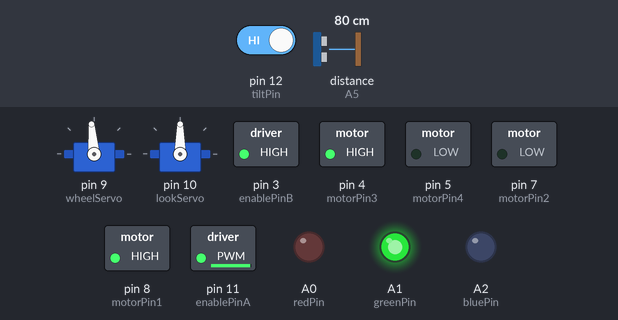
Recording of a sketch running on a simulated Arduino Uno, built with avr-gcc and run on an emulated ATmega328P. Parts: 2 × servo, switched loads named in the sketch (green lamp = pin HIGH), output pins drawn as LEDs (lit = HIGH). Inputs (shaded band) come from the test bench; at power-on: distance to the obstacle (sensor on A5) 80 cm, pin 12 (tiltPin) HIGH. The echo pulse lasts 58.3 µs per cm; what the sketch prints to the serial monitor is not drawn.

Above: at 8.4 s.
8.5 s: distance to the obstacle (sensor on A5) set to 23 cm
10.0 s: distance to the obstacle (sensor on A5) set to 19 cm
At 10.8 s:
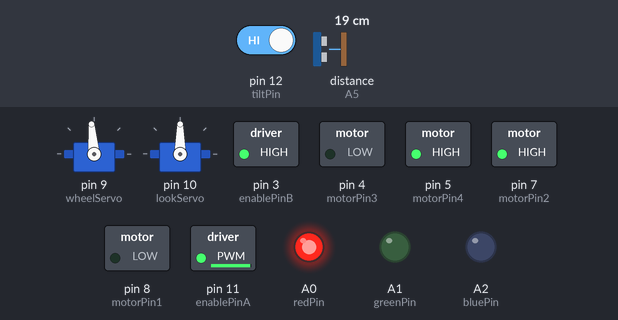
13.0 s: distance to the obstacle (sensor on A5) set to 35 cm
At 14.3 s:
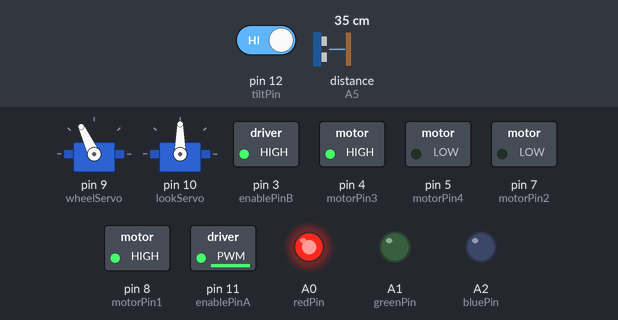
16.0 s: pin 12 (tiltPin) driven LOW
At 16.6 s:
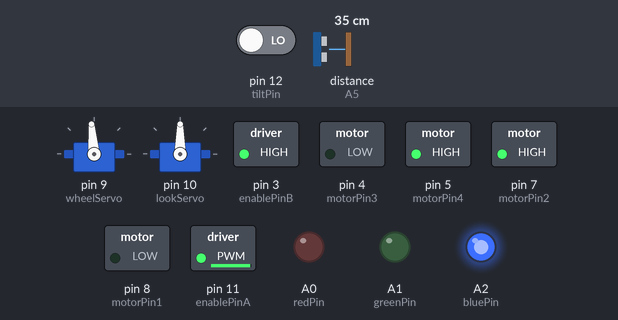
19.0 s: distance to the obstacle (sensor on A5) set to 2 cm
At 22.8 s:
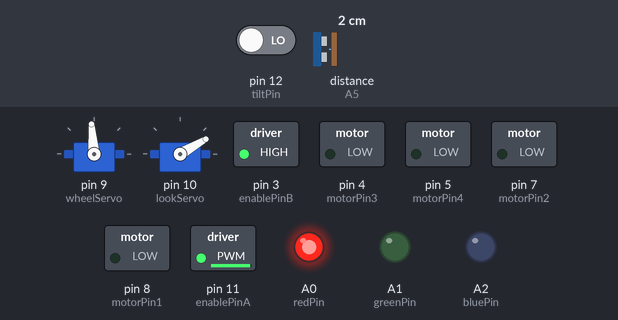
Timing chart, 0 to 23.0 s (numbered marks = the images above; inputs shaded):
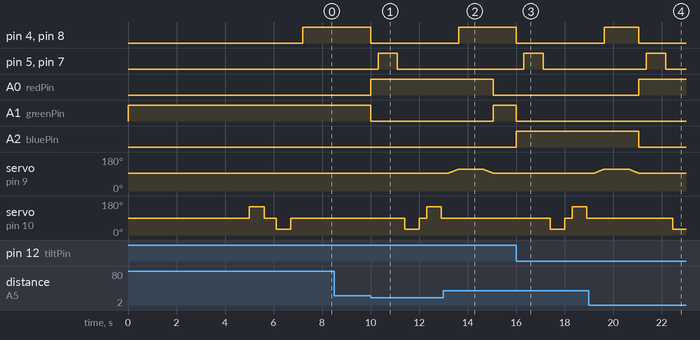

Measured:
- the behaviour switches between 21 and 20 cm on distance to the obstacle (sensor on A5) (found by bisection; images 0 and 1)
- after the input at 8.5 s, every drawn part: stays the same
- after the input at 10.0 s, pin 4 (motorPin3), pin 8 (motorPin1), A1 (greenPin): HIGH → LOW at once; pin 5 (motorPin4), pin 7 (motorPin2): LOW → HIGH after 0.31 s, → LOW 0.80 s later; A0 (redPin): LOW → HIGH at once; servo on pin 10 (lookServo): 90° → 30° after 1.4 s, → 90° 0.60 s later, → 150° 0.30 s later, → 90° 0.60 s later
- after the input at 13.0 s, pin 4 (motorPin3), pin 8 (motorPin1): goes on until 13.6 s, then stays HIGH; pin 5 (motorPin4), pin 7 (motorPin2): stays LOW (without the input it goes to HIGH after 2.4 s); A0 (redPin): HIGH → LOW after 2.1 s; A1 (greenPin): LOW → HIGH after 2.1 s
- after the input at 16.0 s, pin 4 (motorPin3), pin 8 (motorPin1), A1 (greenPin): HIGH → LOW at once; pin 5 (motorPin4), pin 7 (motorPin2): LOW → HIGH after 0.31 s, → LOW 0.80 s later; A2 (bluePin): LOW → HIGH at once; servo on pin 10 (lookServo): 90° → 30° after 1.4 s, → 90° 0.60 s later, → 150° 0.30 s later, → 90° 0.60 s later
- after the input at 19.0 s, A0 (redPin): LOW → HIGH after 2.1 s; A2 (bluePin): HIGH → LOW after 2.1 s
- by itself, servo on pin 9 (wheelServo): rises from 95° to 115° in 0.38 s, then falls to 95° in 1.4 s

The sketch:

arduino_code_wii_car.ino
```cpp
                                                                                                                                                                                                                                                                                                                                                                                                                                                                                                                                                                                                                                                                                                                                                                                                                                                                                                                                                                                                                                                                                                                                                                                                                                                                                                                                                                                                                                                                                                                                                                                                                                                                             #include "Servo.h"
#include <NewPing.h>
//l is for left side wheels, r for right
const int enablePinA = 11;
const int enablePinB = 3;
const int motorPin1 = 8; //rf
const int motorPin2 = 7; //rb
const int motorPin3 = 4; //lf
const int motorPin4 = 5; //lb
const int tiltPin = 12;
const int redPin = A0;
const int greenPin = A1;
const int bluePin = A2;
const int trigPin = A4;
const int echoPin = A5;

NewPing sonar(trigPin, echoPin, 200);
Servo wheelServo;
Servo lookServo;

int distance = 100;
int cm = 0;
int tiltReading = 1;
boolean manual = false;

void setup() {
  pinMode(enablePinA, OUTPUT);
  pinMode(enablePinB, OUTPUT);
  pinMode(motorPin1, OUTPUT);
  pinMode(motorPin2, OUTPUT);
  pinMode(motorPin3, OUTPUT);
  pinMode(motorPin4, OUTPUT);
  pinMode(redPin, OUTPUT);
  pinMode(bluePin, OUTPUT);
  pinMode(greenPin, OUTPUT);
  pinMode(tiltPin, INPUT);
  digitalWrite(tiltPin, HIGH); //turn on built-in pull up resistor
  analogWrite(enablePinA, 250); //l
  analogWrite(enablePinB, 255); //r
  wheelServo.write(95);
  wheelServo.attach(9);
  lookServo.write(90);
  lookServo.attach(10);
  Serial.begin(9600);
  //Serial.println("Setup complete");
  greenLight();
  delay(5000);
  lookLeft();
  delay(500);
  lookRight();
  delay(500);
  accelerate();
}

void loop() {
  if(!manual) {
    Serial.println("automatic");
    distance = readPing();
    tiltReading = digitalRead(tiltPin);
    if(distance <= 20) { redLight(); obstacleDetected(); greenLight(); }
    if(tiltReading == 0) {  blueLight(); obstacleDetected(); greenLight(); }
  }
  char receiveVal;
  if(Serial.available() > 0) {
        receiveVal = Serial.read();
        switch(receiveVal) {
          case '3':
           // Serial.println("3 manual control");
            if(!manual) {
              hault();
              manual = true;
            }
            break;
          case '4':
           // Serial.println("4 automatic control");
            if(manual) {
              manual = false;
              wheelServo.write(95);
              delay(300);
              accelerate();
            }
            break;
          case '0':
            //Serial.println("0: Accelerate");
            if(manual) accelerate();
            break;
          case '1':
            //Serial.println("1: Reverse");
            if(manual) reverse();
            break;
          case '2':
            //Serial.println("2: Stop");
            if(manual) hault();
            break;
          default:
            //Serial.print("Default: ");
            //Serial.println(receiveVal);
            if(manual) moveServo(receiveVal);
        }
    }
}
const char letters[] = {'a','b','c','d','e','f','g','h','i','j','k','l','m','n','o','p','q','r','s','t','u','v','q','x','y','z','A','B','C','D','E','F','G','H','I','J','K','L','M','N','O'};
const int nums[] = { 115, 114, 113, 112, 111, 110, 109, 108, 107, 106, 105, 104, 103, 102, 101, 100, 99, 98, 97, 96, 95, 94, 93, 92, 91, 90, 89, 88, 87, 86, 85, 84, 83, 82, 81, 80, 79, 78, 77, 76, 75 };

void moveServo(char x) {
  for(int i=0; i<41; i++) {
    if(x==letters[i]) {
      wheelServo.write(nums[i]);
    }
  }
}

void accelerate() {
  digitalWrite(motorPin1, HIGH);
  digitalWrite(motorPin2, LOW);
  digitalWrite(motorPin3, HIGH);
  digitalWrite(motorPin4, LOW);
}

void reverse() {
  digitalWrite(motorPin1, LOW);
  digitalWrite(motorPin2, HIGH);
  digitalWrite(motorPin3, LOW);
  digitalWrite(motorPin4, HIGH);
}
void hault() {
  digitalWrite(motorPin1, LOW);
  digitalWrite(motorPin2, LOW);
  digitalWrite(motorPin3, LOW);
  digitalWrite(motorPin4, LOW);
}

int readPing(){
  cm = sonar.ping_cm();
  if (cm==0) cm=250;
  return cm;
}

int lookRight() {
  lookServo.write(30);
  delay(500);
  int distance = readPing();
  delay(100);
  lookServo.write(90);
  return distance;
}

int lookLeft() {
  lookServo.write(150);
  delay(500);
  int distance = readPing();
  delay(100);
  lookServo.write(90);
  return distance;
}

void turnRight() {
  for(int i=95; i<116; i++) {
    wheelServo.write(i);
    delay(20); // adjust
  }
  accelerate();
  delay(1000);
  for(int i=115; i>94; i--) {
    wheelServo.write(i);
    delay(20);
  }
}

void turnLeft() {
  for(int i=95; i>74; i--) {
    wheelServo.write(i);
    delay(20); // adjust
  }
  accelerate();
   delay(1000);
  for(int i=75; i<96; i++) {
    wheelServo.write(i);
    delay(20);
  }
}

void obstacleDetected() {
  //need to adjust delays
  int distanceRight = 0;
  int distanceLeft = 0;
  hault();
  delay(300);
  reverse();
  delay(800);
  hault();
  delay(300);
  distanceRight = lookRight();
  delay(300);
  distanceLeft = lookLeft();
  delay(300);
  //accelerate();
  if (distanceRight >= distanceLeft){
    turnRight();
    distance = distanceRight;
    //hault();
  } else{
    turnLeft();
    distance = distanceLeft;
    //hault();
  }
  //accelerate();
}

void redLight() {
  analogWrite(redPin,255);
  analogWrite(greenPin,0);
  analogWrite(bluePin,0);
}

void blueLight() {
  analogWrite(redPin,0);
  analogWrite(greenPin,0);
  analogWrite(bluePin,255);
}

void greenLight() {
  analogWrite(redPin,0);
  analogWrite(greenPin,255);
  analogWrite(bluePin,0);
}

void lightOff() {
  analogWrite(redPin,0);
  analogWrite(greenPin,0);
  analogWrite(bluePin,0);
}
```
